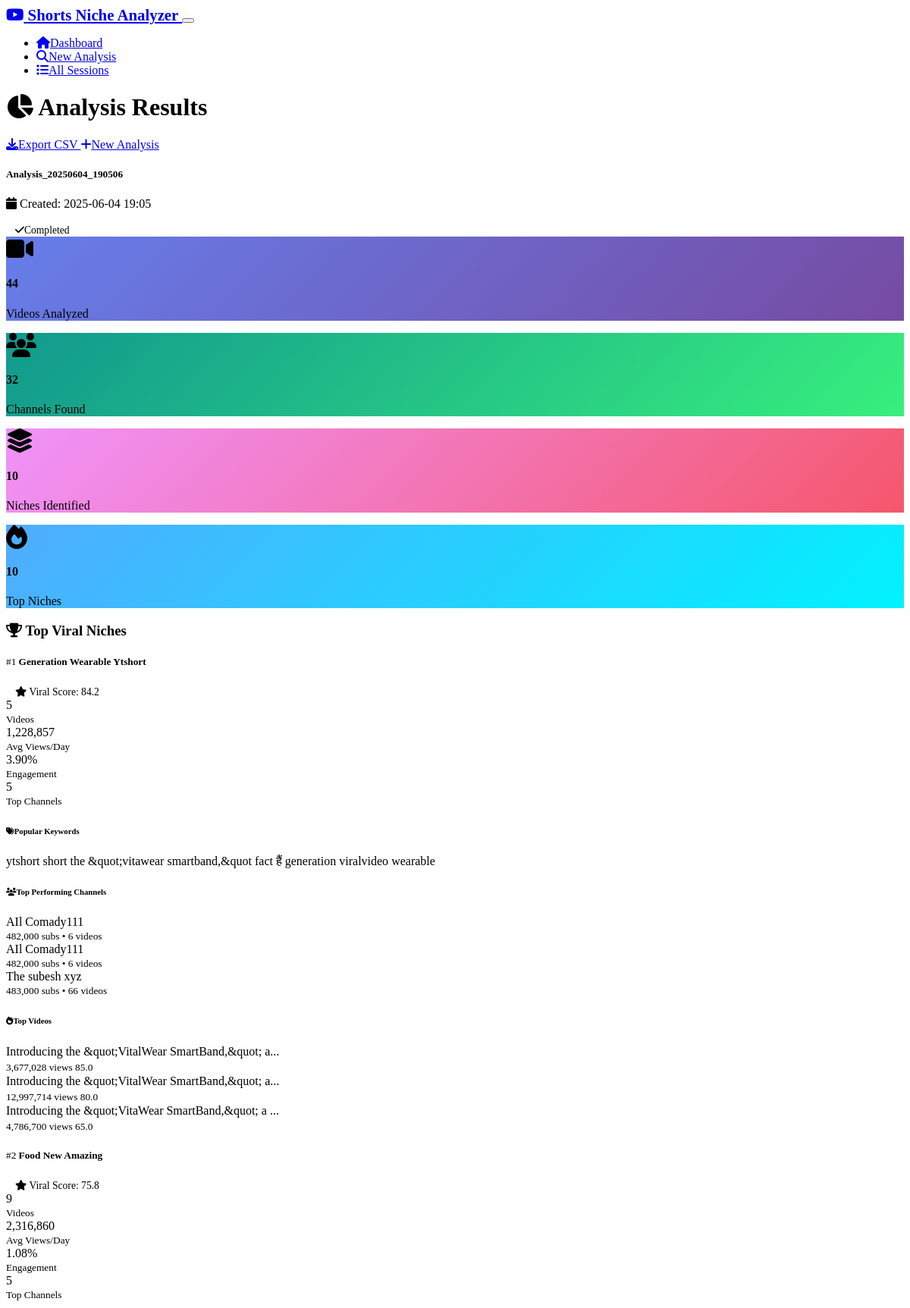
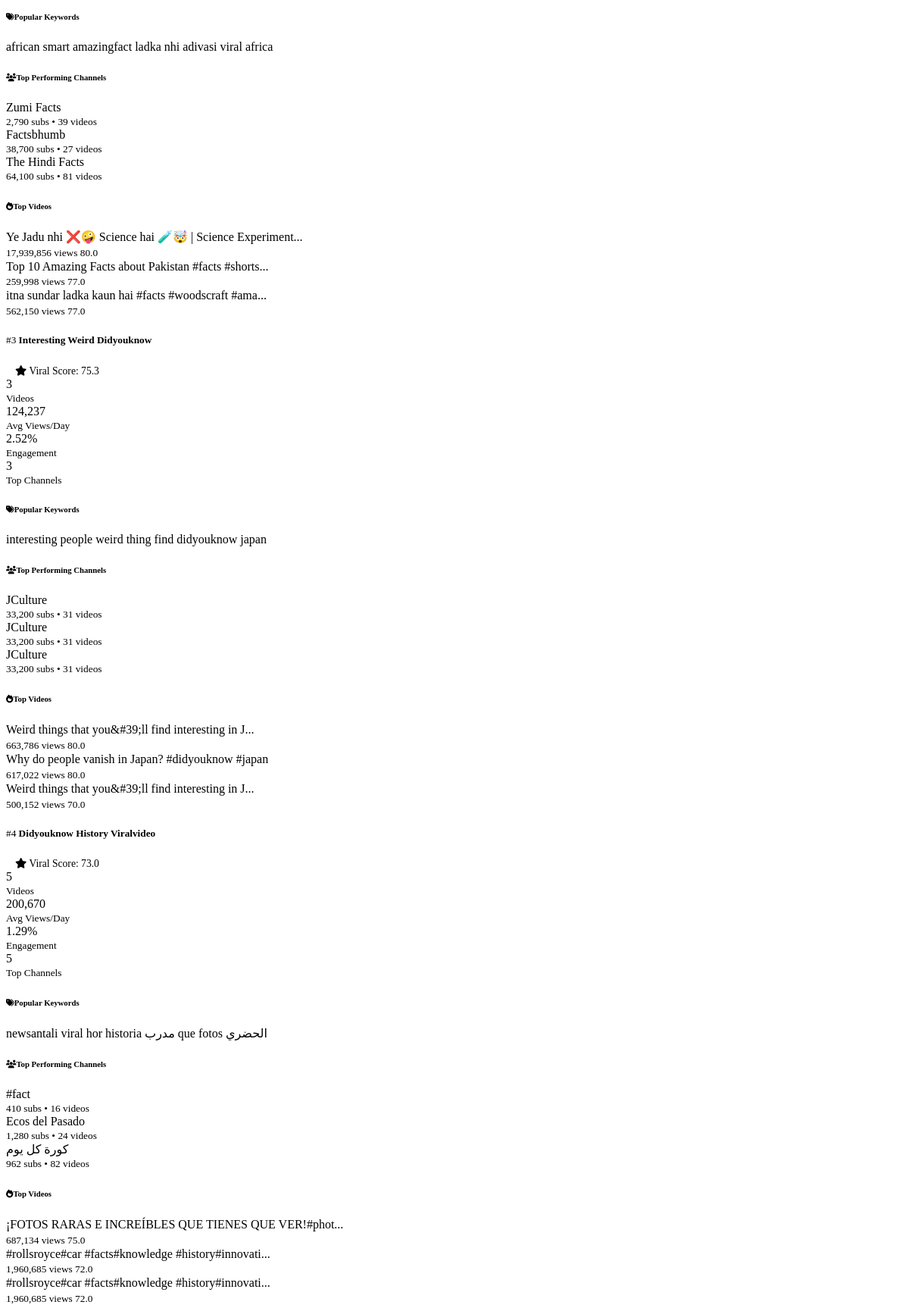
The app's page /results/9 (upper part) with its own data (2 pictures, top to bottom).
### models.py (models this page shows, shortened)
class AnalysisSession(db.Model):
    id = db.Column(db.Integer, primary_key=True)
    session_name = db.Column(db.String(200), nullable=False)
    created_at = db.Column(db.DateTime, default=datetime.utcnow)
    parameters = db.Column(db.Text)  # JSON string of search parameters
    status = db.Column(db.String(50), default='pending')  # pending, running, completed, failed
    total_videos_analyzed = db.Column(db.Integer, default=0)
    total_channels_found = db.Column(db.Integer, default=0)
    total_niches_identified = db.Column(db.Integer, default=0)

class NicheResult(db.Model):
    id = db.Column(db.Integer, primary_key=True)
    session_id = db.Column(db.Integer, db.ForeignKey('analysis_session.id'), nullable=False)
    niche_name = db.Column(db.String(200), nullable=False)
    total_videos = db.Column(db.Integer, default=0)
    avg_views_per_day = db.Column(db.Float, default=0.0)
    avg_engagement_ratio = db.Column(db.Float, default=0.0)
    viral_score = db.Column(db.Float, default=0.0)
    keywords = db.Column(db.Text)  # JSON array of keywords
    top_channels = db.Column(db.Text)  # JSON array of channel data
    top_videos = db.Column(db.Text)  # JSON array of video data
    session = db.relationship('AnalysisSession', backref=db.backref('niches', lazy=True))
    def get_keywords(self):
        if self.keywords:
            return json.loads(self.keywords)
        return []
    def get_top_channels(self):
        if self.top_channels:
            return json.loads(self.top_channels)
        return []
    def get_top_videos(self):
        if self.top_videos:
            return json.loads(self.top_videos)
        return []

### routes.py (the view)
@app.route('/results/<int:session_id>')
def results(session_id):
    session = AnalysisSession.query.get_or_404(session_id)
    niches = NicheResult.query.filter_by(session_id=session_id).order_by(NicheResult.viral_score.desc()).all()
    return render_template('results.html',
                         session=session,
                         niches=niches,
                         analysis_state=analysis_state)

### templates/results.html (shortened to what this page needs)
{% extends "base.html" %}
{% block content %}
<div class="row">
    <div class="col-12">
        <div class="d-flex justify-content-between align-items-center mb-4">
            <h1 class="display-6">
                <i class="fas fa-chart-pie text-success me-2"></i>
                Analysis Results
            </h1>
            <div class="d-flex gap-2">
                {% if session.status == 'completed' %}
                <a href="{{ url_for('export_csv', session_id=session.id) }}" class="btn btn-success">
                    <i class="fas fa-download me-2"></i>Export CSV
                </a>
                {% endif %}
                <a href="{{ url_for('analyze') }}" class="btn btn-outline-primary">
                    <i class="fas fa-plus me-2"></i>New Analysis
                </a>
            </div>
        </div>
    </div>
</div>
<div class="row mb-4">
    <div class="col-12">
        <div class="card">
            <div class="card-body">
                <div class="row align-items-center">
                    <div class="col-md-8">
                        <h5 class="card-title mb-2">{{ session.session_name }}</h5>
                        <p class="text-muted mb-0">
                            <i class="fas fa-calendar me-1"></i>
                            Created: {{ session.created_at.strftime('%Y-%m-%d %H:%M') }}
                        </p>
                    </div>
                    <div class="col-md-4 text-md-end">
                        {% if session.status == 'completed' %}
                            <span class="badge bg-success fs-6">
                                <i class="fas fa-check me-1"></i>Completed
                            </span>
                        {% elif session.status == 'running' %}
                            <span class="badge bg-primary fs-6">
                                <i class="fas fa-spinner fa-spin me-1"></i>Running
                            </span>
                        {% elif session.status == 'failed' %}
                            <span class="badge bg-danger fs-6">
                                <i class="fas fa-times me-1"></i>Failed
                            </span>
                        {% else %}
                            <span class="badge bg-secondary fs-6">
                                <i class="fas fa-clock me-1"></i>Pending
                            </span>
                        {% endif %}
                    </div>
                </div>
            </div>
        </div>
    </div>
</div>
{% if session.status == 'completed' %}
<div class="row mb-4">
    <div class="col-md-3">
        <div class="card text-center bg-primary text-white">
            <div class="card-body">
                <i class="fas fa-video fa-2x mb-2"></i>
                <h4>{{ session.total_videos_analyzed or 0 }}</h4>
                <p class="mb-0">Videos Analyzed</p>
            </div>
        </div>
    </div>
    <div class="col-md-3">
        <div class="card text-center bg-success text-white">
            <div class="card-body">
                <i class="fas fa-users fa-2x mb-2"></i>
                <h4>{{ session.total_channels_found or 0 }}</h4>
                <p class="mb-0">Channels Found</p>
            </div>
        </div>
    </div>
    <div class="col-md-3">
        <div class="card text-center bg-warning text-white">
            <div class="card-body">
                <i class="fas fa-layer-group fa-2x mb-2"></i>
                <h4>{{ session.total_niches_identified or 0 }}</h4>
                <p class="mb-0">Niches Identified</p>
            </div>
        </div>
    </div>
    <div class="col-md-3">
        <div class="card text-center bg-info text-white">
            <div class="card-body">
                <i class="fas fa-fire fa-2x mb-2"></i>
                <h4>{{ niches|length }}</h4>
                <p class="mb-0">Top Niches</p>
            </div>
        </div>
    </div>
</div>
{% endif %}
{% if niches %}
<div class="row">
    <div class="col-12">
        <h3 class="mb-4">
            <i class="fas fa-trophy text-warning me-2"></i>
            Top Viral Niches
        </h3>
        {% for niche in niches %}
        <div class="card mb-4 border-0 shadow-sm">
            <div class="card-header bg-body-secondary">
                <div class="row align-items-center">
                    <div class="col-md-8">
                        <h5 class="mb-0">
                            <span class="badge bg-primary me-2">#{{ loop.index }}</span>
                            {{ niche.niche_name }}
                        </h5>
                    </div>
                    <div class="col-md-4 text-md-end">
                        <span class="badge bg-success fs-6">
                            <i class="fas fa-star me-1"></i>
                            Viral Score: {{ "%.1f"|format(niche.viral_score) }}
                        </span>
                    </div>
                </div>
            </div>
            <div class="card-body">
                <div class="row g-4">
                    <div class="col-lg-8">
                        <div class="row g-3">
                            <div class="col-sm-3">
                                <div class="text-center">
                                    <div class="h5 text-primary mb-1">{{ niche.total_videos }}</div>
                                    <small class="text-muted">Videos</small>
                                </div>
                            </div>
                            <div class="col-sm-3">
                                <div class="text-center">
                                    <div class="h5 text-success mb-1">{{ "{:,.0f}".format(niche.avg_views_per_day) }}</div>
                                    <small class="text-muted">Avg Views/Day</small>
                                </div>
                            </div>
                            <div class="col-sm-3">
                                <div class="text-center">
                                    <div class="h5 text-warning mb-1">{{ "{:.2%}".format(niche.avg_engagement_ratio) }}</div>
                                    <small class="text-muted">Engagement</small>
                                </div>
                            </div>
                            <div class="col-sm-3">
                                <div class="text-center">
                                    <div class="h5 text-info mb-1">{{ niche.get_top_channels()|length }}</div>
                                    <small class="text-muted">Top Channels</small>
                                </div>
                            </div>
                        </div>
                        {% if niche.get_keywords() %}
                        <div class="mt-3">
                            <h6 class="text-muted mb-2">
                                <i class="fas fa-tags me-1"></i>Popular Keywords
                            </h6>
                            <div class="d-flex flex-wrap gap-1">
                                {% for keyword in niche.get_keywords()[:8] %}
                                <span class="badge bg-body-secondary text-dark">{{ keyword }}</span>
                                {% endfor %}
                            </div>
                        </div>
                        {% endif %}
                        {% if niche.get_top_channels() %}
                        <div class="mt-3">
                            <h6 class="text-muted mb-2">
                                <i class="fas fa-users me-1"></i>Top Performing Channels
                            </h6>
                            <div class="row g-2">
                                {% for channel in niche.get_top_channels()[:3] %}
                                <div class="col-md-4">
                                    <div class="border rounded p-2 bg-body-secondary">
                                        <div class="fw-bold small">{{ channel.channel_title }}</div>
                                        <small class="text-muted">
                                            {{ "{:,}".format(channel.subscriber_count or 0) }} subs •
                                            {{ channel.video_count or 0 }} videos
                                        </small>
                                    </div>
                                </div>
                                {% endfor %}
                            </div>
                        </div>
                        {% endif %}
                    </div>
                    <div class="col-lg-4">
                        {% if niche.get_top_videos() %}
                        <h6 class="text-muted mb-2">
                            <i class="fas fa-fire me-1"></i>Top Videos
                        </h6>
                        {% for video in niche.get_top_videos()[:3] %}
                        <div class="card border-0 bg-body-secondary mb-2">
                            <div class="card-body p-2">
                                <div class="small fw-bold mb-1" style="line-height: 1.3;">
                                    {{ video.title[:50] }}{% if video.title|length > 50 %}...{% endif %}
                                </div>
                                <div class="d-flex justify-content-between align-items-center">
                                    <small class="text-muted">
                                        {{ "{:,}".format(video.view_count) }} views
                                    </small>
                                    <small class="badge bg-success">
                                        {{ "%.1f"|format(video.viral_score) }}
                                    </small>
                                </div>
                            </div>
                        </div>
                        {% endfor %}
                        {% endif %}
                    </div>
                </div>
            </div>
        </div>
        {% endfor %}
    </div>
</div>
{% endif %}
{% endblock %}

### static/css/style.css (style rules this page uses)
:root { --primary-gradient: linear-gradient(135deg, #667eea 0%, #764ba2 100%); --success-gradient: linear-gradient(135deg, #11998e 0%, #38ef7d 100%); --warning-gradient: linear-gradient(135deg, #f093fb 0%, #f5576c 100%); --info-gradient: linear-gradient(135deg, #4facfe 0%, #00f2fe 100%); }
.card { transition: transform 0.2s ease, box-shadow 0.2s ease; }
.card.bg-primary { background: var(--primary-gradient) !important; border: none; }
.card.bg-success { background: var(--success-gradient) !important; border: none; }
.card.bg-warning { background: var(--warning-gradient) !important; border: none; }
.card.bg-info { background: var(--info-gradient) !important; border: none; }
.badge { font-weight: 500; }
.badge.fs-6 { font-size: 0.85rem !important; padding: 0.5rem 0.75rem; }
.fas, .fab { font-family: "Font Awesome 6 Free", "Font Awesome 6 Brands"; }

### records on screen
AnalysisSession: session_name "Analysis_20250604_190506", created_at "2025-06-04 19:05", total_videos_analyzed "44", total_channels_found "32", total_niches_identified "10"
NicheResult: niche_name "Generation Wearable Ytshort", viral_score "84.2", total_videos "5", avg_views_per_day "1,228,857", avg_engagement_ratio "3.90%", get_top_channels|length "5", 8 "ytshort" "short" "the &quot;vitawear smartband,&quot" "fact" "हैं" "generation" "viralvideo" "wearable", channel_title "AIl Comady111" "AIl Comady111" "The subesh xyz", subscriber_count "482,000" "482,000" "483,000", video_count "6" "6" "66", title "Introducing the &quot;VitalWear SmartBand,&quot; a" "Introducing the &quot;VitalWear SmartBand,&quot; a" "Introducing the &quot;VitaWear SmartBand,&quot; a", view_count "3,677,028" "12,997,714" "4,786,700", viral_score "85.0" "80.0" "65.0"
NicheResult: niche_name "Food New Amazing", viral_score "75.8", total_videos "9", avg_views_per_day "2,316,860", avg_engagement_ratio "1.08%", get_top_channels|length "5", 8 "african" "smart" "amazingfact" "ladka" "nhi" "adivasi" "viral" "africa", channel_title "Zumi Facts" "Factsbhumb" "The Hindi Facts", subscriber_count "2,790" "38,700" "64,100", video_count "39" "27" "81", title "Ye Jadu nhi ❌🤪 Science hai 🧪🤯 | Science Experiment" "Top 10 Amazing Facts about Pakistan #facts #shorts" "itna sundar ladka kaun hai #facts #woodscraft #ama", view_count "17,939,856" "259,998" "562,150", viral_score "80.0" "77.0" "77.0"
NicheResult: niche_name "Interesting Weird Didyouknow", viral_score "75.3", total_videos "3", avg_views_per_day "124,237", avg_engagement_ratio "2.52%", get_top_channels|length "3", 8 "interesting" "people" "weird" "thing" "find" "didyouknow" "japan", channel_title "JCulture" "JCulture" "JCulture", subscriber_count "33,200" "33,200" "33,200", video_count "31" "31" "31", title "Weird things that you&#39;ll find interesting in J" "Why do people vanish in Japan? #didyouknow #japan" "Weird things that you&#39;ll find interesting in J", view_count "663,786" "617,022" "500,152", viral_score "80.0" "80.0" "70.0"
NicheResult: niche_name "Didyouknow History Viralvideo", viral_score "73.0", total_videos "5", avg_views_per_day "200,670", avg_engagement_ratio "1.29%", get_top_channels|length "5", 8 "newsantali" "viral" "hor" "historia" "مدرب" "que" "fotos" "الحضري", channel_title "#fact" "Ecos del Pasado" "كورة كل يوم", subscriber_count "410" "1,280" "962", video_count "16" "24" "82", title "¡FOTOS RARAS E INCREÍBLES QUE TIENES QUE VER!#phot" "#rollsroyce#car #facts#knowledge #history#innovati" "#rollsroyce#car #facts#knowledge #history#innovati", view_count "687,134" "1,960,685" "1,960,685", viral_score "75.0" "72.0" "72.0"

### other values on screen
{{ niches|length }} "10"
